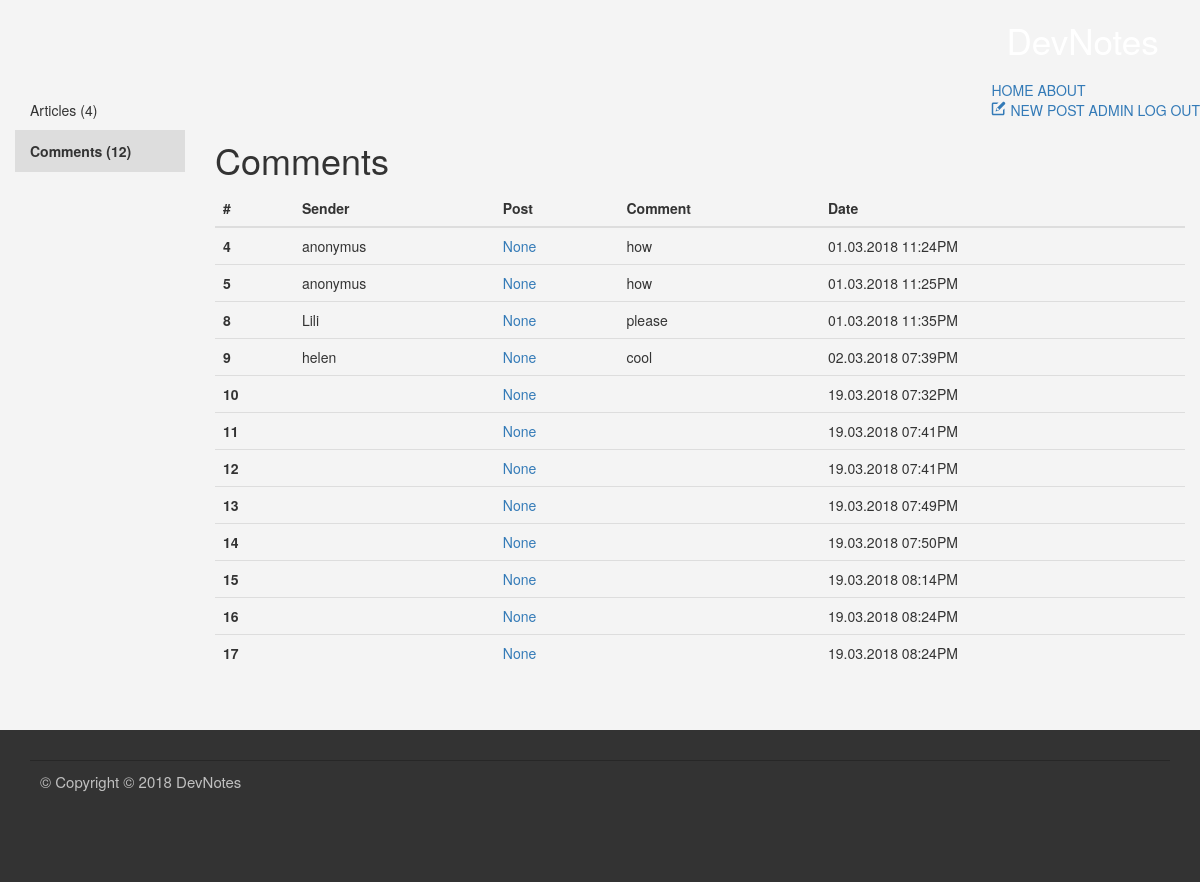
The app's page /admin/comments (signed in), older data.
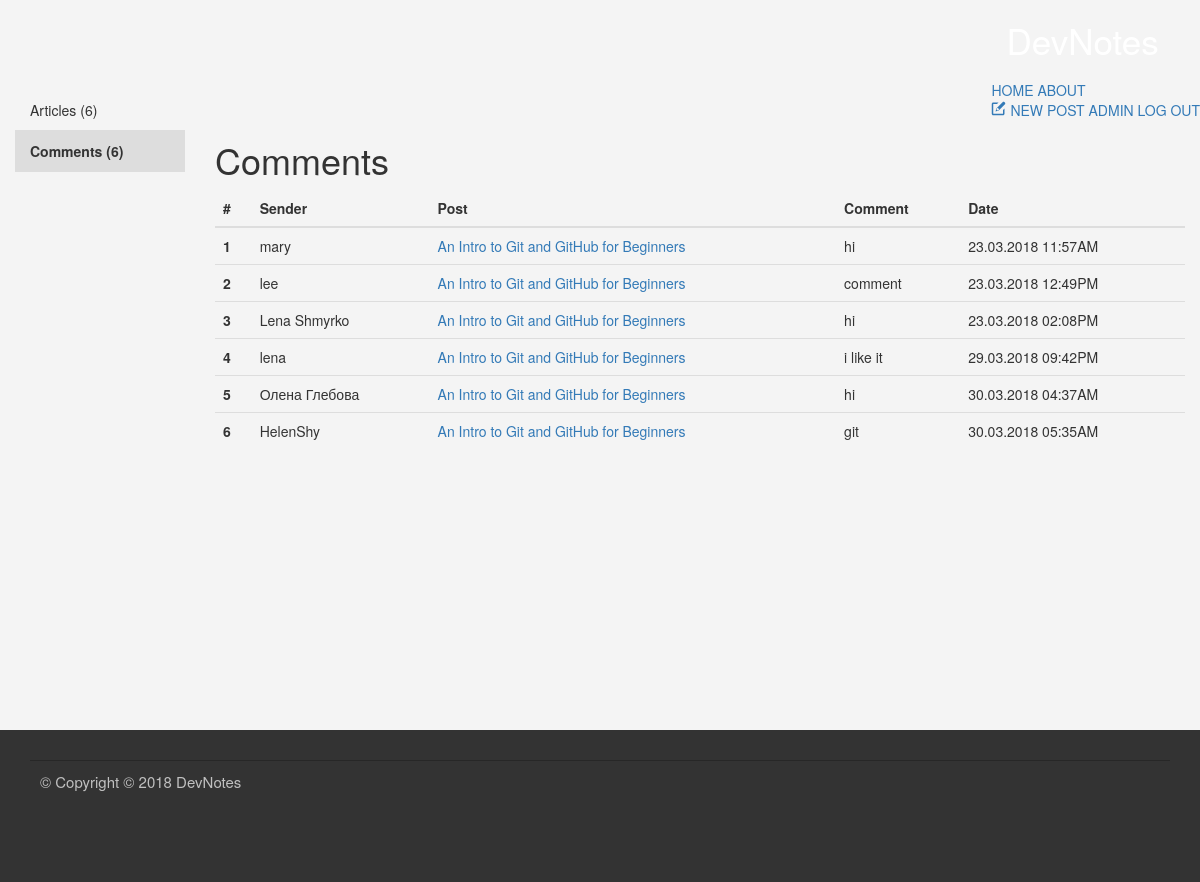
The same page, newer data.
### my_blog/blueprints/blog/models.py (models this page shows, shortened)
class Comment(db.Model):
    id = db.Column(db.Integer, primary_key=True)
    sender = db.Column(db.String(128))
    picture_url = db.Column(db.String(128))
    date = db.Column(db.DateTime)
    content = db.Column(db.String(516))
    blogpost_id = db.Column(db.Integer, db.ForeignKey('blog_post.id'),
                            nullable=False)
    level = db.Column(db.Integer)
    @staticmethod
    def get_all():
        return Comment.query.all()
    def get_blogpost(self):
        return BlogPost.get_by_id(self.blogpost_id)
    def formated_date(self):
        return "{0:%d.%m.%Y  %I:%M%p}".format(self.date).upper()

class BlogPost(db.Model):
    id = db.Column(db.Integer, primary_key=True)
    _title = db.Column(db.String(128))
    date = db.Column(db.DateTime)
    content = db.Column(db.String)
    imagePath = db.Column(db.String)
    published = db.Column(db.Boolean)
    url = db.Column(db.String(128))
    _tags = db.relationship('Tag',
                            secondary=tags,
                            lazy='joined',
                            backref=db.backref('BlogPost',
                                               lazy='dynamic'))
    comments = db.relationship('Comment',
                               cascade="all,delete",
                               backref='blogpost',
                               lazy='dynamic')
    @staticmethod
    def get_by_id(post_id):
        return BlogPost.query.get(post_id)
    @staticmethod
    def get_all():
        return BlogPost.query.all()
    @property
    def title(self):
        return self._title
    @property
    def tags(self):
        return ",".join([tag.name for tag in self._tags])
    @tags.setter
    def tags(self, string):
        if string:
            self._tags = [Tag.get_or_create(tag)
                          for tag in string.split(',')]
        else:
            self._tags = []

### my_blog/blueprints/admin/views.py (the view)
@admin.route('/comments')
@login_required
def comments_panel():
    return render_template('admin-comments_panel.html',
                           blogposts=BlogPost.get_all(),
                           comments=Comment.get_all(),
                           blogposts_qty=len(BlogPost.get_all()),
                           comments_qty=len(Comment.get_all()))

### my_blog/app.py (called while the page is built)
@login_manager.user_loader
def load_user(user_id):
    u = User.query.get(user_id)
    return u

### my_blog/blueprints/admin/templates/admin-comments_panel.html (shortened to what this page needs)
{% extends "base.html" %}
{% block header %}
  <div class="header--standard">
    <nav class="navbar" role="navigation">
      <a class="navbar__logo" href="{{url_for('main.index')}}">DevNotes</a>
      <div class="navbar-main">
        <a class="navbar-item" href="{{url_for('main.index')}}">HOME</a>
        <a class="navbar-item" href="#">ABOUT</a>
        {% if current_user.is_authenticated %}
          <div class="navbar-admin">
          <a class="navbar-item" href="{{url_for('blog.add')}}">
            <svg class="icon">
              <use xlink:href="{{ url_for('static', filename='img/sprite.svg#icon-new-message') | replace('%23', '#')}}"></use>
            </svg>
            NEW POST
          </a>
          <a class="navbar-item active" href="{{url_for('admin.blogposts_panel')}}">
            ADMIN
          </a>
          <a class="navbar-item" href="{{url_for('auth.logout')}}">LOG OUT</a>
          </div>
        {% endif %}
      </div>
    </nav>
  </div>
{% endblock %}
{% block content %}
<div class="col-md-2 admin-panel">
  <ul class="nav flex-column">
    <li class="nav-item">
      <a class="nav-link" href="{{ url_for('admin.blogposts_panel') }}">Articles ({{ blogposts_qty }})</a>
    </li>
    <li class="nav-item active">
      <a class="nav-link active" href="#">Comments ({{ comments_qty }})</a>
    </li>
  </ul>
</div>
<div class="col-md-10 ">
  <h1>
    Comments
  </h1>
  {% if comments %}
    <table class="table">
      <thead>
        <tr>
          <th scope="col">#</th>
          <th scope="col">Sender</th>
          <th scope="col">Post</th>
          <th scope="col">Comment</th>
          <th scope="col">Date</th>
        </tr>
      </thead>
      <tbody>
        {% for comment in comments %}
          <tr>
            <th scope="row">{{ comment.id }}</th>
            <td>{{ comment.sender }}</td>
            <td><a href="{{url_for('blog.read', post_url=comment.get_blogpost().url)}}">{{ comment.get_blogpost().title }}</a></td>
            <td>{{ comment.content }}</td>
            <td>{{ comment.formated_date() }}</td>
          </tr>
        {% endfor %}
      </tbody>
    </table>
  {% else %}
    <p>There is no commetns yet.</p>
  {% endif %}
</div>
{% endblock %}

### my_blog/templates/base.html (shortened to what this page needs)
<!doctype html>
  <head>
    <link rel="stylesheet" href="{{ url_for('static', filename='css/bootstrap.min.css')}}">
    <link rel="stylesheet" href="{{ url_for('static', filename='css/bootstrap-theme.min.css')}}">
    <link rel="stylesheet" href="{{ url_for('static', filename='css/main.css')}}">
  </head>
  <body>
    <header class="header">
      {% block header %}{% endblock %}
    </header>
    <div class="container main-container">
      <div class="row">
        {% block content %}{% endblock %}
      </div>
    </div>
  </body>
  <footer class="footer">
    <div class="Copyright">
      <p>&copy; Copyright © 2018 DevNotes</p>
    </div>
  </footer>
</html>

### my_blog/static/css/main.css (style rules this page uses)
body { background:#F4F4F4; margin:0; font-family: Oswald, "Helvetica Neue", Arial, Helvetica, Verdana, sans-serif; }
.container { width:auto; box-sizing: border-box; }
header { vertical-align: middle; margin-bottom: 1rem; }
header { min-height:10vh; }
.main-container { min-height:80vh; }
.footer { min-height:10vh; }
.header--standard { background: #333; }
header { position:relative; }
.navbar { margin-bottom: 0; min-height:0px; border:0px; }
.navbar__logo, .navbar__logo:active { padding:1.5rem; font-family: Oswald, "Helvetica Neue", Arial, Helvetica, Verdana, sans-serif; display:inline-block; text-align: left; font-size:3.5rem; background-color: white; color: transparent; text-shadow:none; -webkit-background-clip: text; -moz-background-clip: text; background-clip: text; }
nav { float: right; }
.admin-panel a, .admin-panel a:active, .admin-panel a:hover { color:#333333; text-decoration:none; }
.admin-panel a.active, .admin-panel .nav-item.active, .nav>li>a.active:hover { cursor:default; font-weight:bold; background:#DDDDDD; }
.admin-panel li { border-bottom:1px #DDDDDD solid; }
.icon { fill: currentColor; height:1.5rem; width:1.5rem; }
.footer { padding: 2rem; background-color:#333333; color: silver; font-size: 1.5rem; }
.Copyright { border-top: 1px solid #272727; margin:1rem 1rem 5rem; padding: 1rem; }

Row changes from the older to the newer data that the page shows:
removed Comment: id "8", sender "Lili", get_blogpost "None", content "please", formated_date "01.03.2018 11:35PM"
removed Comment: id "9", sender "helen", get_blogpost "None", content "cool", formated_date "02.03.2018 07:39PM"
removed Comment: id "10", get_blogpost "None", formated_date "19.03.2018 07:32PM"
removed Comment: id "11", get_blogpost "None", formated_date "19.03.2018 07:41PM"
removed Comment: id "12", get_blogpost "None", formated_date "19.03.2018 07:41PM"
removed Comment: id "13", get_blogpost "None", formated_date "19.03.2018 07:49PM"
removed Comment: id "14", get_blogpost "None", formated_date "19.03.2018 07:50PM"
removed Comment: id "15", get_blogpost "None", formated_date "19.03.2018 08:14PM"
removed Comment: id "16", get_blogpost "None", formated_date "19.03.2018 08:24PM"
removed Comment: id "17", get_blogpost "None", formated_date "19.03.2018 08:24PM"
added Comment: id "1", sender "mary", get_blogpost "An Intro to Git and GitHub for Beginners", content "hi", formated_date "23.03.2018 11:57AM"
added Comment: id "2", sender "lee", get_blogpost "An Intro to Git and GitHub for Beginners", content "comment", formated_date "23.03.2018 12:49PM"
added Comment: id "3", sender "Lena Shmyrko", get_blogpost "An Intro to Git and GitHub for Beginners", content "hi", formated_date "23.03.2018 02:08PM"
changed Comment id 4: sender "anonymus" → "lena"; get_blogpost "None" → "An Intro to Git and GitHub for Beginners"; content "how" → "i like it"; formated_date "01.03.2018 11:24PM" → "29.03.2018 09:42PM"
changed Comment id 5: sender "anonymus" → "Олена Глебова"; get_blogpost "None" → "An Intro to Git and GitHub for Beginners"; content "how" → "hi"; formated_date "01.03.2018 11:25PM" → "30.03.2018 04:37AM"
added Comment: id "6", sender "HelenShy", get_blogpost "An Intro to Git and GitHub for Beginners", content "git", formated_date "30.03.2018 05:35AM"
Text that changed along with them:
{{ blogposts_qty }}: "4" → "6"
{{ comments_qty }}: "12" → "6"
